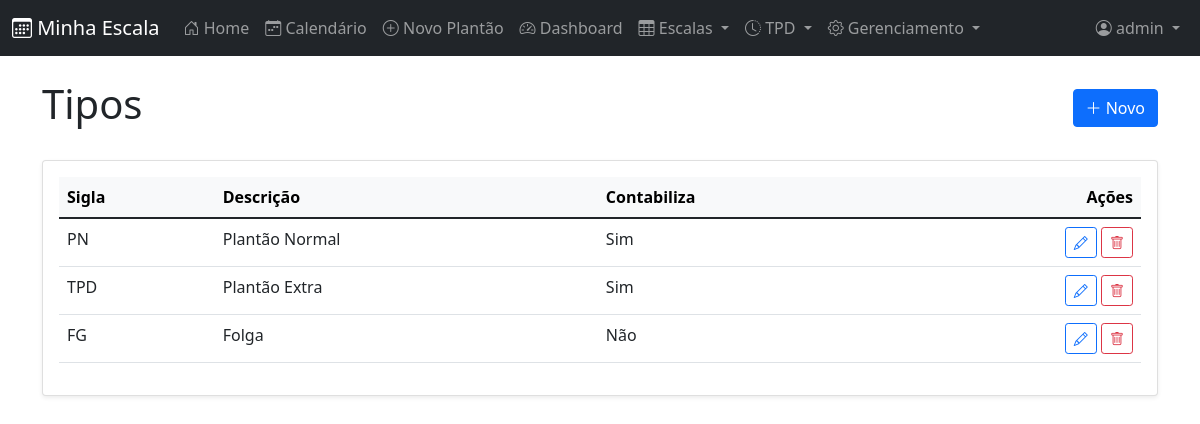
Page /tipos/ (signed in) on the committed database.
### cal/models.py (models this page shows, shortened)
class Tipo(models.Model):
    tipo = models.CharField(max_length=10, verbose_name="Sigla do Tipo")
    tipo_descricao = models.CharField(max_length=50, verbose_name="Descrição do Tipo")
    contabiliza = models.BooleanField(default=True, verbose_name="Contabiliza Carga Horária?")
    class Meta:
        verbose_name = "Tipo"
        verbose_name_plural = "Tipos"
        unique_together = ("tipo", "tipo_descricao")

### cal/views/geral_views.py (the view)
# urls.py: path('tipos/', geral_views.TipoListView.as_view(), name='tipo_list'),
class TipoListView(AdminRequiredMixin, ListView):
    model = Tipo
    template_name = 'cal/tipo/list.html'
    context_object_name = 'objetos'
    def get_context_data(self, **kwargs):
        context = super().get_context_data(**kwargs)
        context.update({'titulo': 'Tipos', 'labels': ['Sigla', 'Descrição', 'Contabiliza'], 'create_url': 'cal:tipo_create', 'update_url': 'cal:tipo_update', 'delete_url': 'cal:tipo_delete'})
        return context

### cal/views/geral_views.py (called while the page is built)
    def test_func(self):
        return self.request.user.is_staff

### templates/cal/tipo/list.html
{% extends 'cal/crud_base_list.html' %}
{% block table_rows %}
<td>{{ obj.tipo }}</td>
<td>{{ obj.tipo_descricao }}</td>
<td>{{ obj.contabiliza|yesno:"Sim,Não" }}</td>
{% endblock %}

### templates/cal/crud_base_list.html (shortened to what this page needs)
{% extends 'base.html' %}
{% block content %}
<div class="d-flex justify-content-between align-items-center mb-4">
    <h1>{{ titulo }}</h1>
    <a href="{% url create_url %}" class="btn btn-primary">
        <i class="bi bi-plus-lg"></i> Novo
    </a>
</div>
<div class="card shadow-sm">
    <div class="card-body">
        <div class="table-responsive">
            <table class="table table-hover">
                <thead class="table-light">
                    <tr>
                        {% for label in labels %}
                        <th>{{ label }}</th>
                        {% endfor %}
                        <th class="text-end">Ações</th>
                    </tr>
                </thead>
                <tbody>
                    {% for obj in objetos %}
                    <tr>
                        {% block table_rows %}{% endblock %}
                        <td class="text-end" style="white-space: nowrap;">
                            {% block extra_actions %}
                            <a href="{% url update_url obj.pk %}" class="btn btn-sm btn-outline-primary" title="Editar">
                                <i class="bi bi-pencil"></i>
                            </a>
                            <a href="{% url delete_url obj.pk %}" class="btn btn-sm btn-outline-danger" title="Excluir">
                                <i class="bi bi-trash"></i>
                            </a>
                            {% endblock %}
                        </td>
                    </tr>
                    {% empty %}
                    <tr>
                        <td colspan="{{ labels|length|add:1 }}" class="text-center text-muted py-4">
                            Nenhum registro encontrado.
                        </td>
                    </tr>
                    {% endfor %}
                </tbody>
            </table>
        </div>
    </div>
</div>
{% endblock %}

### templates/navbar.html (shortened to what this page needs)
<nav class="navbar navbar-expand-md navbar-dark bg-dark">
    <div class="container-fluid">
        <a class="navbar-brand" href="{% url 'cal:home' %}"><i class="bi bi-calendar3"></i> Minha Escala</a>
        <div class="offcanvas offcanvas-end bg-dark text-white" tabindex="-1" id="offcanvasNavbar">
            <div class="offcanvas-body">
                <div class="navbar-nav me-auto">
                    <a class="nav-link" href="{% url 'cal:home' %}"><i class="bi bi-house-door"></i> Home</a>
                    {% if user.is_authenticated %}
                    <a class="nav-link" href="{% url 'cal:calendar' %}"><i class="bi bi-calendar-week"></i> Calendário</a>
                    <a class="nav-link" href="{% url 'cal:event_new' %}"><i class="bi bi-plus-circle"></i> Novo Plantão</a>
                    <a class="nav-link" href="{% url 'cal:dashboard' %}"><i class="bi bi-speedometer2"></i> Dashboard</a>
                    <div class="nav-item dropdown">
                        <a class="nav-link dropdown-toggle" href="#" id="escalaDropdown" role="button" data-bs-toggle="dropdown" aria-expanded="false">
                            <i class="bi bi-table"></i> Escalas
                        </a>
                    </div>
                    <div class="nav-item dropdown">
                        <a class="nav-link dropdown-toggle" href="#" id="tpdDropdown" role="button" data-bs-toggle="dropdown" aria-expanded="false">
                            <i class="bi bi-clock-history"></i> TPD
                        </a>
                    </div>
                    {% if user.is_staff %}
                    <div class="nav-item dropdown">
                        <a class="nav-link dropdown-toggle" href="#" id="adminDropdown" role="button" data-bs-toggle="dropdown" aria-expanded="false">
                            <i class="bi bi-gear"></i> Gerenciamento
                        </a>
                    </div>
                    {% endif %}
                    {% endif %}
                </div>
                <div class="navbar-nav">
                    {% if user.is_authenticated %}
                        <div class="nav-item dropdown">
                            <a class="nav-link dropdown-toggle" href="#" id="navbarDropdown" role="button" data-bs-toggle="dropdown" aria-expanded="false">
                                <i class="bi bi-person-circle"></i> {{ user.username }}
                            </a>
                        </div>
                    {% else %}
                        <a class="nav-link" href="{% url 'cal:login' %}">
                            <i class="bi bi-box-arrow-in-right"></i> Login
                        </a>
                    {% endif %}
                </div>
            </div>
        </div>
    </div>
</nav>

### rows in the picture
Tipo: tipo "PN", tipo_descricao "Plantão Normal", contabiliza "Sim"
Tipo: tipo "TPD", tipo_descricao "Plantão Extra", contabiliza "Sim"
Tipo: tipo "FG", tipo_descricao "Folga", contabiliza "Não"

### other values in the picture
{{ user.username }} "admin"
{{ titulo }} "Tipos"
{{ label }} "Sigla" "Descrição" "Contabiliza"
